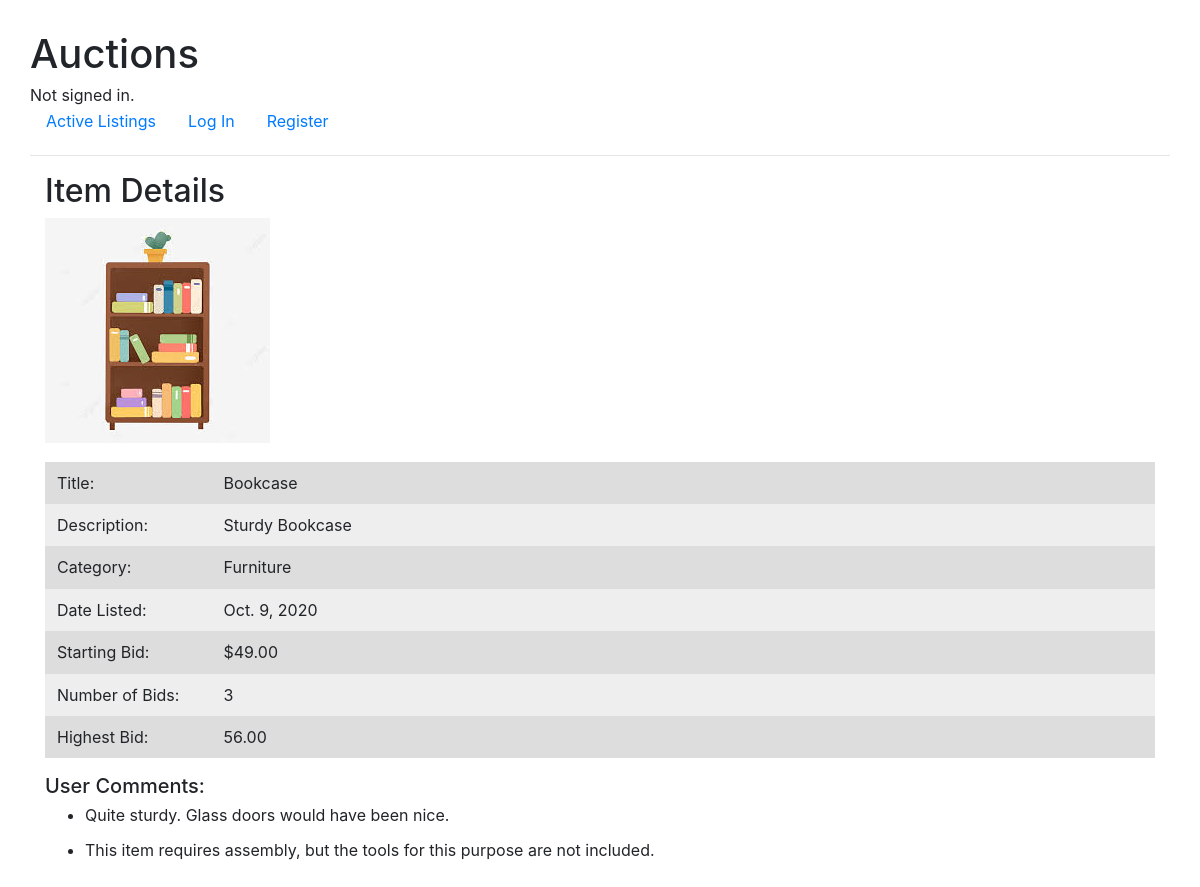
Before: /7/ with the older database file.
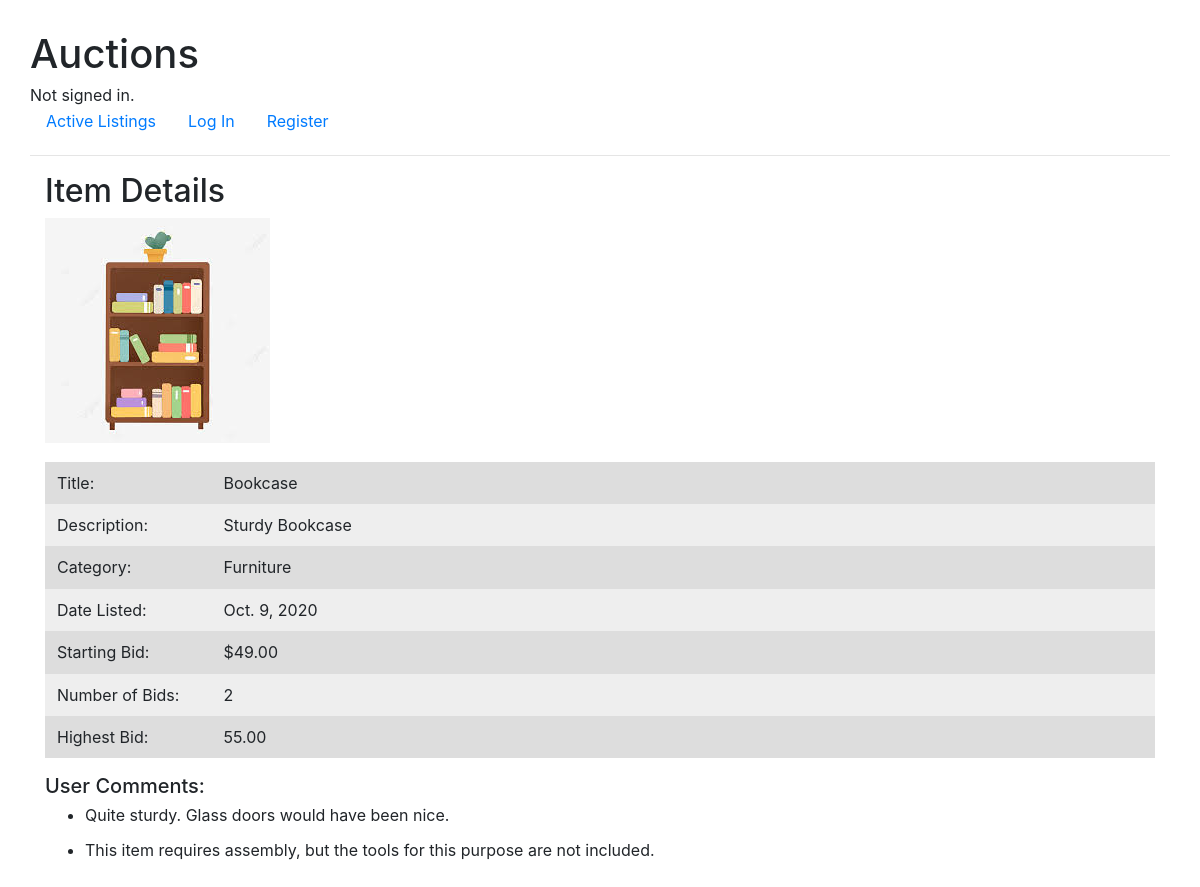
After: the same page with the newer database file.
### auctions/models.py (models this page shows, shortened)
class Listing(models.Model):
    title = models.CharField(max_length=32)
    description = models.CharField(max_length=256)
    starting_bid = models.DecimalField(max_digits=7, decimal_places=2)
    category = models.CharField(max_length=32)
    date_listed = models.DateField(auto_now_add=True)
    active = models.BooleanField(default=True)
    user_id = models.ForeignKey(User, on_delete=models.CASCADE, related_name="sellers")
    image = models.URLField(max_length=256, blank=True)
    bid_count = models.IntegerField(default=0)
    max_bid = models.DecimalField(max_digits=7, decimal_places=2, default=0.00)

class Comment(models.Model):
    user_id = models.ForeignKey(User, on_delete=models.CASCADE)
    title_id = models.ForeignKey(Listing, on_delete=models.CASCADE)
    posting_date = models.DateField(auto_now_add=True)
    text = models.CharField(max_length=256)

### auctions/views.py (the view)
# urls.py: path('<int:pk>/', views.ListingDetailView.as_view(), name="detail"),
class ListingDetailView(DetailView):
    model = Listing
    context_object_name = "listing"
    def get_context_data(self, **kwargs):
        context = super(ListingDetailView, self).get_context_data(**kwargs)
        context['comments'] = util.get_comments(self.kwargs['pk'])
        if self.request.user.id is not None:
            if Watchlist.objects.filter(title_id=self.kwargs['pk'], user_id=self.request.user, active=True):
                context['on_watchlist'] = True
            else:
                context['on_watchlist'] = False
            context['my_bid'] = util.get_my_bid(self.kwargs['pk'], self.request.user)
        return context

### auctions/util.py (called while the page is built)
def get_comments(id):
    comments = Comment.objects.filter(title_id=id)
    return comments

### auctions/templates/auctions/listing_detail.html (shortened to what this page needs)
{% extends "auctions/layout.html" %}
{% block body %}
    <div class="container">
        <h2>Item Details</h2>
        <div class="images">
            <img src="{{ listing.image }}" alt="image">
        </div>
        <br>
        <table class="table table-borderless">
            <col style="width:15%">
            <col style="width:85%">
            <tr>
                <td>Title:</td>
                <td class="text-left">{{ listing.title }}</td>
            </tr>
            <tr>
                <td>Description:</td>
                <td class="text-left">{{ listing.description }}</td>
            </tr>
            <tr>
                <td>Category:</td>
                <td class="text-left">{{ listing.category }}</td>
            </tr>
            <tr>
                <td>Date Listed:</td>
                <td class="text-left">{{ listing.date_listed }}</td>
            </tr>
            <tr>
                <td>Starting Bid:</td>
                <td class="text-left">${{ listing.starting_bid }}</td>
            </tr>
            <tr>
                <td>Number of Bids:</td>
                <td>{{ listing.bid_count }}</td>
            </tr>
            <tr>
                <td>Highest Bid:</td>
                <td>
                    {% if listing.max_bid == None %}
                        Not Applicable
                    {% else %}
                        {{ listing.max_bid }}
                    {% endif %}
                </td>
            </tr>
        </table>
        <h5>User Comments:</h5>
        {% if comments %}
            {% for comment in comments %}
                <ul>
                    <li>{{ comment.text }}</li>
                </ul>
            {% endfor %}
        {% endif %}
    </div>
{% endblock %}

Changed rows visible on the page:
changed Listing "Bookcase": bid_count "3" → "2"; max_bid "56.00" → "55.00"
